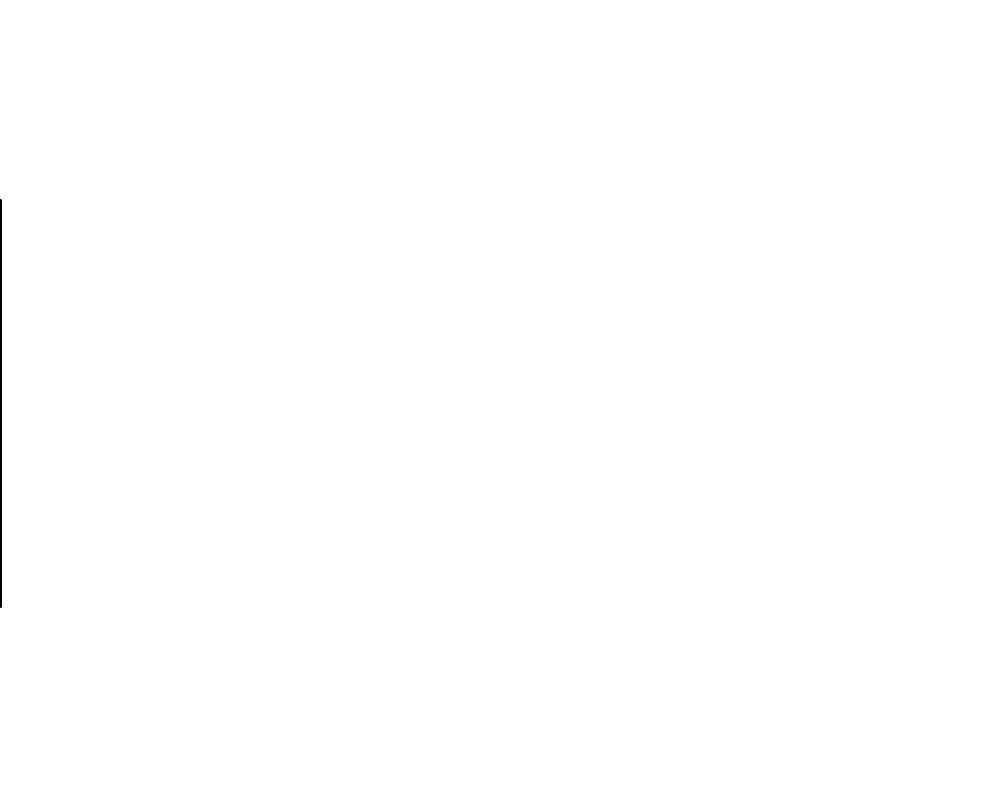
Frame 1 (no input)
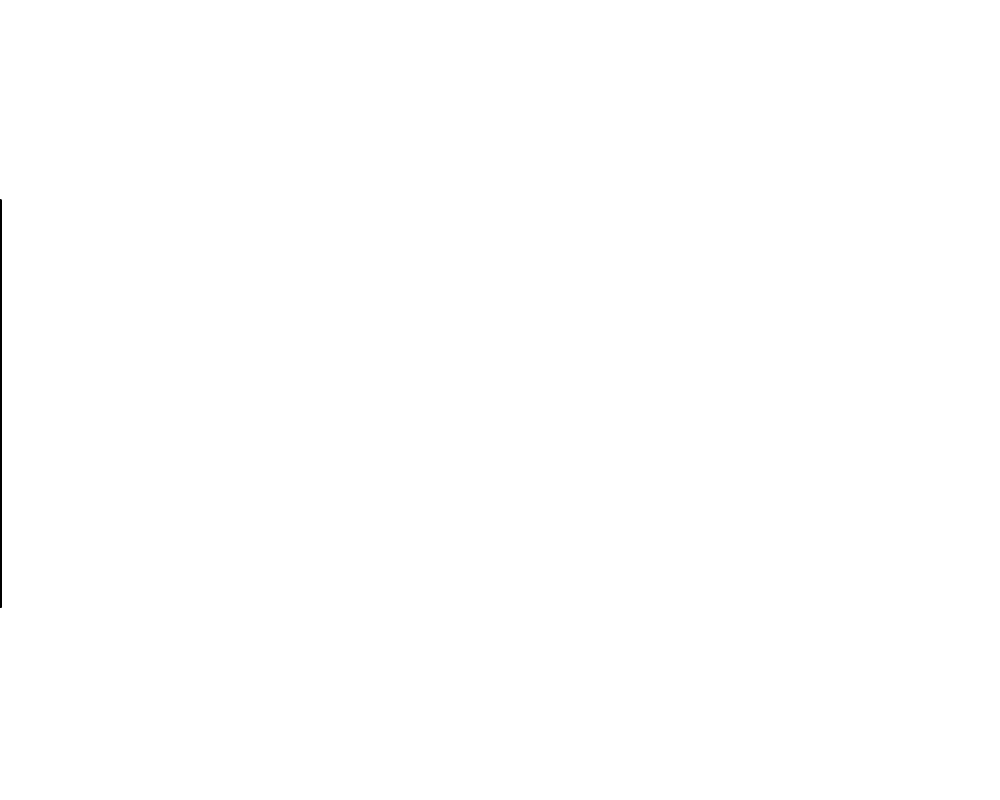
Frame 60 (the mouse pressed at the canvas centre just before this capture)
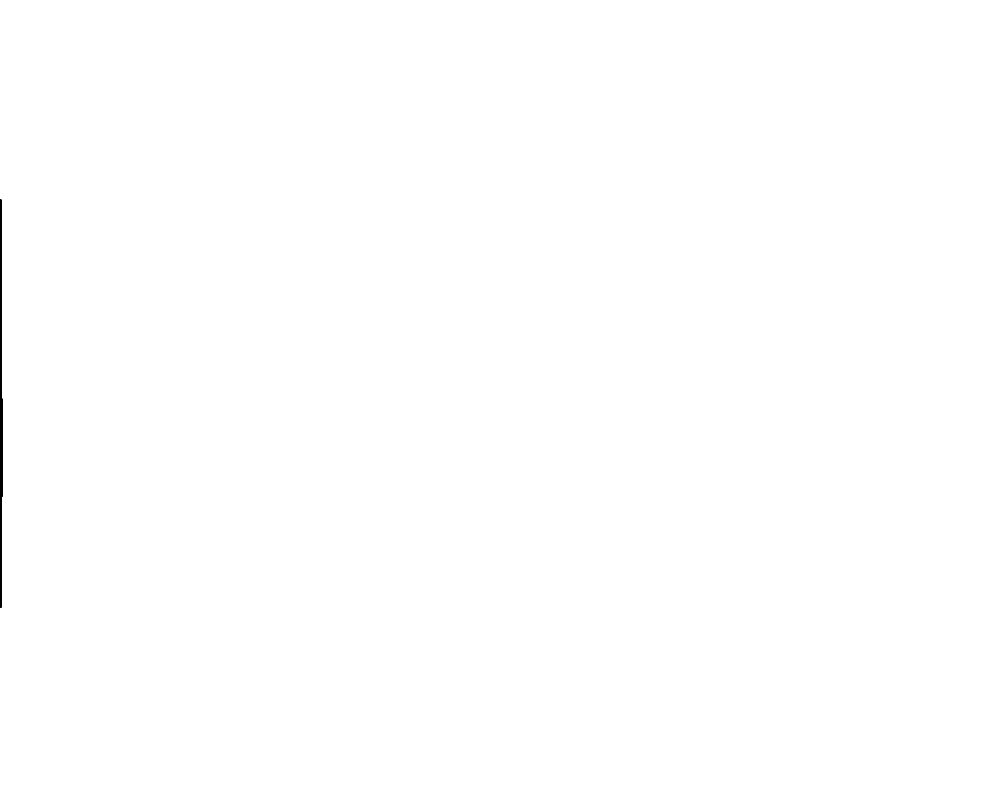
Frame 120 (the mouse held since frame 60 and released just before this capture)

The Processing sketch that drew these frames (run headless with seeded random() and noise(); from frame 60 on, the mouse is pressed at the canvas centre):

// Processing sketch: Demonstrating_1_D_perlin_noise_with_curves
// ── Demonstrating_1_D_perlin_noise_with_curves.pde
float tX = 0; 
float change = 0.01; 
float curveWidth = 8; //in pixel


void setup()
{
 size(1000, 800);  
  background(255); 
  
}

float rectH; //Height of the rectangle we'll be drawing.
float bav  = 1; 

float prevX = 0; 
float prevY = 200; 

void draw()
{
  rectH = noise(tX); 
  rectH = map(rectH, 0, 1, 0, width); 
   tX+=change; 
   
   strokeWeight(3); 
  line(prevX, prevY, tX, rectH); 
  prevX = tX; 
  prevY = rectH; 
 

}
